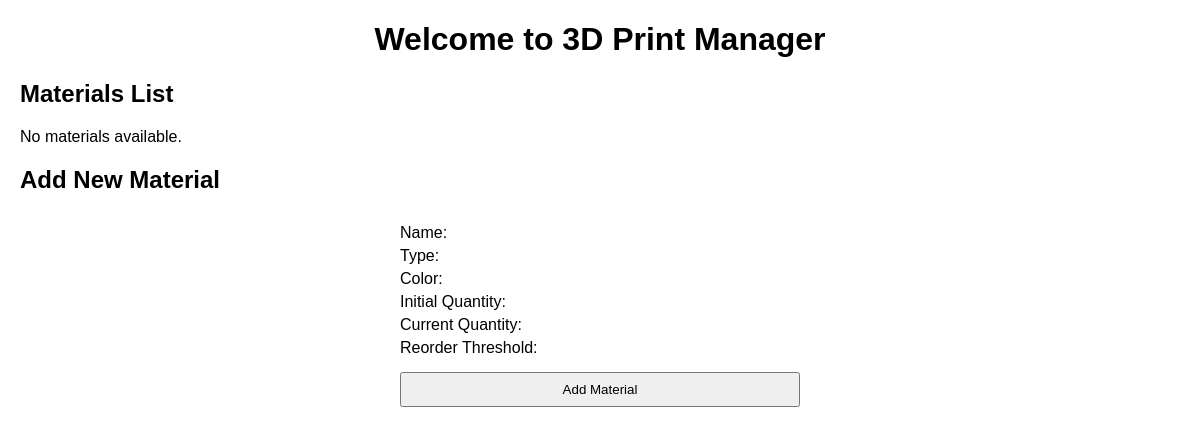
Before: / with the older database file.
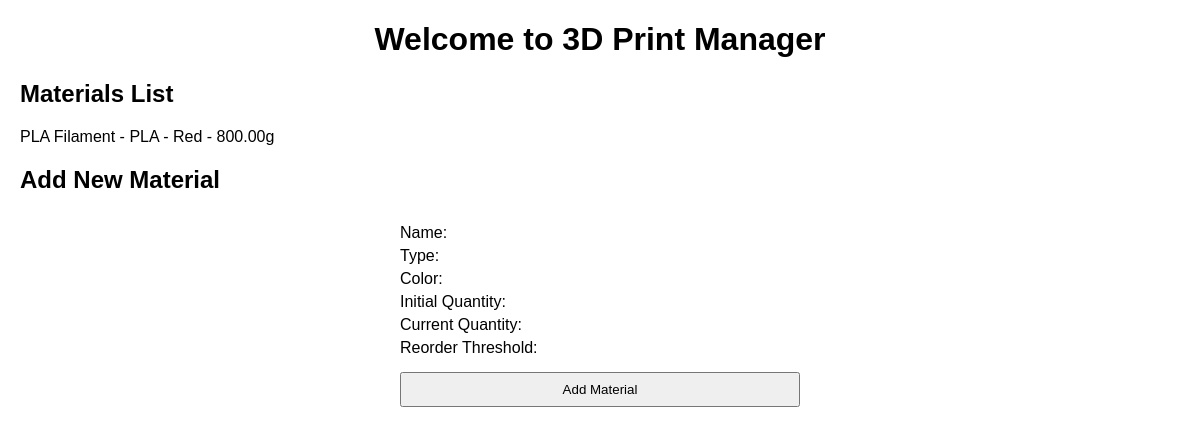
After: the same page with the newer database file.
### projects/models.py (models this page shows, shortened)
class Material(models.Model):
    MATERIAL_TYPES = [
        ('PLA', 'PLA'),
        ('ABS', 'ABS'),
        ('PETG', 'PETG'),
    ]
    name = models.CharField(max_length=50)
    type = models.CharField(max_length=10, choices=MATERIAL_TYPES)
    color = models.CharField(max_length=30)
    initial_quantity = models.DecimalField(max_digits=6, decimal_places=2, help_text="Quantity in grams")
    current_quantity = models.DecimalField(max_digits=6, decimal_places=2)
    reorder_threshold = models.DecimalField(max_digits=6, decimal_places=2, help_text="Low stock threshold in grams")

### projects/views.py (the view)
# urls.py: path('', home, name='home'),
def home(request):
    materials = Material.objects.all()
    return render(request, 'home.html', {'materials': materials})

### templates/home.html (shortened to what this page needs)
<!DOCTYPE html>
<html lang="en">
<head>
</head>
<body>
    <h1>Welcome to 3D Print Manager</h1>
    <h2>Materials List</h2>
    <ul id="materials-list">
        {% for material in materials %}
            <li>{{ material.name }} - {{ material.type }} - {{ material.color }} - {{ material.current_quantity }}g</li>
        {% empty %}
            <li>No materials available.</li>
        {% endfor %}
    </ul>
    <h2>Add New Material</h2>
    <form method="POST">
        <div>
            <label for="id_name">Name:</label>
        </div>
        <div>
            <label for="id_type">Type:</label>
        </div>
        <div>
            <label for="id_color">Color:</label>
        </div>
        <div>
            <label for="id_initial_quantity">Initial Quantity:</label>
        </div>
        <div>
            <label for="id_current_quantity">Current Quantity:</label>
        </div>
        <div>
            <label for="id_reorder_threshold">Reorder Threshold:</label>
        </div>
        <button type="submit">Add Material</button>
    </form>
</body>
</html>

### templates/home.html (style rules this page uses)
body { font-family: Arial, sans-serif; margin: 20px; }
h1 { text-align: center; }
ul { list-style-type: none; padding: 0; }
li { margin: 10px 0; }
form { margin-top: 30px; max-width: 400px; margin-left: auto; margin-right: auto; }
input, select, button { margin: 10px 0; padding: 8px; width: 100%; }
label { display: block; margin: 5px 0; }

Changed rows visible on the page:
added Material: name "PLA Filament", type "PLA", color "Red", current_quantity "800.00"
Other visible differences:
text no longer shown: "No materials available."
